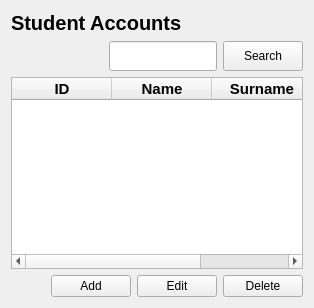
          <widget class="QWidget" name="all_students_page">
           <layout class="QVBoxLayout" name="verticalLayout_16">
            <item>
             <widget class="QLabel" name="label_6">
              <property name="font">
               <font>
                <pointsize>15</pointsize>
                <bold>true</bold>
               </font>
              </property>
              <property name="text">
               <string>Student Accounts</string>
              </property>
             </widget>
            </item>
            <item>
             <layout class="QHBoxLayout" name="horizontalLayout_8">
              <item>
               <spacer name="horizontalSpacer_14">
                <property name="orientation">
                 <enum>Qt::Horizontal</enum>
                </property>
                <property name="sizeHint" stdset="0">
                 <size>
                  <width>40</width>
                  <height>20</height>
                 </size>
                </property>
               </spacer>
              </item>
              <item>
               <widget class="QLineEdit" name="lineEdit_20">
                <property name="minimumSize">
                 <size>
                  <width>0</width>
                  <height>30</height>
                 </size>
                </property>
                <property name="maximumSize">
                 <size>
                  <width>250</width>
                  <height>16777215</height>
                 </size>
                </property>
               </widget>
              </item>
              <item>
               <widget class="QPushButton" name="pushButton_19">
                <property name="minimumSize">
                 <size>
                  <width>0</width>
                  <height>30</height>
                 </size>
                </property>
                <property name="text">
                 <string>Search</string>
                </property>
               </widget>
              </item>
             </layout>
            </item>
            <item>
             <widget class="QTableWidget" name="tableWidget_2">
              <column>
               <property name="text">
                <string>ID</string>
               </property>
               <property name="font">
                <font>
                 <pointsize>11</pointsize>
                 <bold>true</bold>
                </font>
               </property>
              </column>
              <column>
               <property name="text">
                <string>Name</string>
               </property>
               <property name="font">
                <font>
                 <pointsize>11</pointsize>
                 <bold>true</bold>
                </font>
               </property>
              </column>
              <column>
               <property name="text">
                <string>Surname</string>
               </property>
               <property name="font">
                <font>
                 <pointsize>11</pointsize>
                 <bold>true</bold>
                </font>
               </property>
              </column>
             </widget>
            </item>
            <item>
             <layout class="QHBoxLayout" name="horizontalLayout_7">
              <item>
               <spacer name="horizontalSpacer_6">
                <property name="orientation">
                 <enum>Qt::Horizontal</enum>
                </property>
                <property name="sizeHint" stdset="0">
                 <size>
                  <width>40</width>
                  <height>20</height>
                 </size>
                </property>
               </spacer>
              </item>
              <item>
               <widget class="QPushButton" name="pushButton">
                <property name="text">
                 <string>Add</string>
                </property>
               </widget>
              </item>
              <item>
               <widget class="QPushButton" name="pushButton_10">
                <property name="text">
                 <string>Edit</string>
                </property>
               </widget>
              </item>
              <item>
               <widget class="QPushButton" name="pushButton_2">
                <property name="text">
                 <string>Delete</string>
                </property>
               </widget>
              </item>
             </layout>
            </item>
           </layout>
          </widget>
